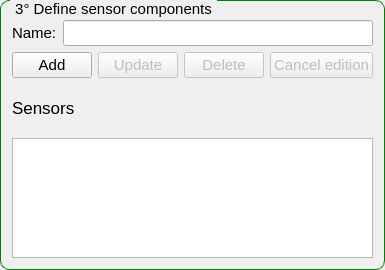
               <widget class="QGroupBox" name="groupBox_4">
                <property name="minimumSize">
                 <size>
                  <width>0</width>
                  <height>270</height>
                 </size>
                </property>
                <property name="maximumSize">
                 <size>
                  <width>16777215</width>
                  <height>270</height>
                 </size>
                </property>
                <property name="styleSheet">
                 <string notr="true">QGroupBox {
    border: 1px solid green;
    border-radius: 9px;
    margin-top: 0.5em;
    font-size: 15px;
}

QGroupBox::title {
    subcontrol-origin: margin;
    left: 10px;
    padding: 0 3px 0 3px;
}</string>
                </property>
                <property name="title">
                 <string>3° Define sensor components</string>
                </property>
                <layout class="QGridLayout" name="gridLayout_32">
                 <item row="0" column="0">
                  <layout class="QVBoxLayout" name="verticalLayout_31">
                   <property name="topMargin">
                    <number>8</number>
                   </property>
                   <property name="rightMargin">
                    <number>0</number>
                   </property>
                   <item>
                    <layout class="QHBoxLayout" name="horizontalLayout_31">
                     <item>
                      <widget class="QLabel" name="label_28">
                       <property name="font">
                        <font>
                         <pointsize>11</pointsize>
                        </font>
                       </property>
                       <property name="text">
                        <string>Name:</string>
                       </property>
                      </widget>
                     </item>
                     <item>
                      <widget class="QLineEdit" name="lineedit_name_sensor">
                       <property name="font">
                        <font>
                         <pointsize>11</pointsize>
                        </font>
                       </property>
                      </widget>
                     </item>
                    </layout>
                   </item>
                   <item>
                    <layout class="QHBoxLayout" name="horizontalLayout_58">
                     <item>
                      <widget class="QPushButton" name="button_add_sensor">
                       <property name="font">
                        <font>
                         <pointsize>11</pointsize>
                        </font>
                       </property>
                       <property name="text">
                        <string>Add</string>
                       </property>
                      </widget>
                     </item>
                     <item>
                      <widget class="QPushButton" name="button_update_sensor">
                       <property name="enabled">
                        <bool>false</bool>
                       </property>
                       <property name="font">
                        <font>
                         <pointsize>11</pointsize>
                        </font>
                       </property>
                       <property name="text">
                        <string>Update</string>
                       </property>
                      </widget>
                     </item>
                     <item>
                      <widget class="QPushButton" name="button_delete_sensor">
                       <property name="enabled">
                        <bool>false</bool>
                       </property>
                       <property name="font">
                        <font>
                         <pointsize>11</pointsize>
                        </font>
                       </property>
                       <property name="text">
                        <string>Delete</string>
                       </property>
                      </widget>
                     </item>
                     <item>
                      <widget class="QPushButton" name="button_cancel_sensor">
                       <property name="enabled">
                        <bool>false</bool>
                       </property>
                       <property name="font">
                        <font>
                         <pointsize>11</pointsize>
                        </font>
                       </property>
                       <property name="text">
                        <string>Cancel edition</string>
                       </property>
                      </widget>
                     </item>
                    </layout>
                   </item>
                   <item>
                    <widget class="QLabel" name="label_26">
                     <property name="font">
                      <font>
                       <pointsize>13</pointsize>
                      </font>
                     </property>
                     <property name="text">
                      <string>Sensors</string>
                     </property>
                     <property name="alignment">
                      <set>Qt::AlignLeading|Qt::AlignLeft|Qt::AlignVCenter</set>
                     </property>
                    </widget>
                   </item>
                   <item>
                    <widget class="QListWidget" name="listwidget_sensor">
                     <property name="minimumSize">
                      <size>
                       <width>0</width>
                       <height>120</height>
                      </size>
                     </property>
                     <property name="maximumSize">
                      <size>
                       <width>16777215</width>
                       <height>120</height>
                      </size>
                     </property>
                     <property name="font">
                      <font>
                       <pointsize>11</pointsize>
                      </font>
                     </property>
                     <property name="alternatingRowColors">
                      <bool>true</bool>
                     </property>
                     <property name="wordWrap">
                      <bool>true</bool>
                     </property>
                    </widget>
                   </item>
                  </layout>
                 </item>
                </layout>
               </widget>
